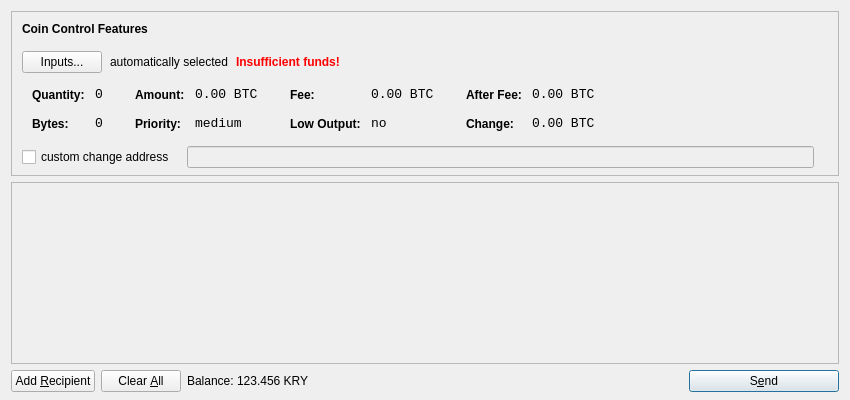
<?xml version="1.0" encoding="UTF-8"?>
<ui version="4.0">
 <class>SendCoinsDialog</class>
 <widget class="QDialog" name="SendCoinsDialog">
  <property name="geometry">
   <rect>
    <x>0</x>
    <y>0</y>
    <width>850</width>
    <height>400</height>
   </rect>
  </property>
  <property name="windowTitle">
   <string>Send Coins</string>
  </property>
  <layout class="QVBoxLayout" name="verticalLayout" stretch="0,1,0">
   <property name="bottomMargin">
    <number>8</number>
   </property>
   <item>
    <widget class="QFrame" name="frameCoinControl">
     <property name="sizePolicy">
      <sizepolicy hsizetype="Expanding" vsizetype="Expanding">
       <horstretch>0</horstretch>
       <verstretch>0</verstretch>
      </sizepolicy>
     </property>
     <property name="maximumSize">
      <size>
       <width>16777215</width>
       <height>16777215</height>
      </size>
     </property>
     <property name="frameShape">
      <enum>QFrame::StyledPanel</enum>
     </property>
     <property name="frameShadow">
      <enum>QFrame::Sunken</enum>
     </property>
     <layout class="QVBoxLayout" name="verticalLayoutCoinControl2">
      <property name="spacing">
       <number>-1</number>
      </property>
      <property name="leftMargin">
       <number>0</number>
      </property>
      <property name="topMargin">
       <number>0</number>
      </property>
      <property name="rightMargin">
       <number>0</number>
      </property>
      <property name="bottomMargin">
       <number>6</number>
      </property>
      <item>
       <layout class="QVBoxLayout" name="verticalLayoutCoinControl" stretch="0,0,0,0,1">
        <property name="spacing">
         <number>0</number>
        </property>
        <property name="leftMargin">
         <number>10</number>
        </property>
        <property name="topMargin">
         <number>10</number>
        </property>
        <item>
         <layout class="QHBoxLayout" name="horizontalLayoutCoinControl1">
          <property name="bottomMargin">
           <number>15</number>
          </property>
          <item>
           <widget class="QLabel" name="labelCoinControlFeatures">
            <property name="sizePolicy">
             <sizepolicy hsizetype="Preferred" vsizetype="Maximum">
              <horstretch>0</horstretch>
              <verstretch>0</verstretch>
             </sizepolicy>
            </property>
            <property name="font">
             <font>
              <weight>75</weight>
              <bold>true</bold>
             </font>
            </property>
            <property name="styleSheet">
             <string notr="true">font-weight:bold;</string>
            </property>
            <property name="text">
             <string>Coin Control Features</string>
            </property>
           </widget>
          </item>
         </layout>
        </item>
        <item>
         <layout class="QHBoxLayout" name="horizontalLayoutCoinControl2" stretch="0,0,0,0">
          <property name="spacing">
           <number>8</number>
          </property>
          <property name="bottomMargin">
           <number>10</number>
          </property>
          <item>
           <widget class="QPushButton" name="pushButtonCoinControl">
            <property name="styleSheet">
             <string notr="true"/>
            </property>
            <property name="text">
             <string>Inputs...</string>
            </property>
           </widget>
          </item>
          <item>
           <widget class="QLabel" name="labelCoinControlAutomaticallySelected">
            <property name="text">
             <string>automatically selected</string>
            </property>
            <property name="margin">
             <number>5</number>
            </property>
           </widget>
          </item>
          <item>
           <widget class="QLabel" name="labelCoinControlInsuffFunds">
            <property name="font">
             <font>
              <weight>75</weight>
              <bold>true</bold>
             </font>
            </property>
            <property name="styleSheet">
             <string notr="true">color:red;font-weight:bold;</string>
            </property>
            <property name="text">
             <string>Insufficient funds!</string>
            </property>
            <property name="margin">
             <number>5</number>
            </property>
           </widget>
          </item>
          <item>
           <spacer name="horizontalSpacerCoinControl">
            <property name="orientation">
             <enum>Qt::Horizontal</enum>
            </property>
            <property name="sizeHint" stdset="0">
             <size>
              <width>40</width>
              <height>1</height>
             </size>
            </property>
           </spacer>
          </item>
         </layout>
        </item>
        <item>
         <widget class="QWidget" name="widgetCoinControl" native="true">
          <property name="sizePolicy">
           <sizepolicy hsizetype="Preferred" vsizetype="Preferred">
            <horstretch>0</horstretch>
            <verstretch>0</verstretch>
           </sizepolicy>
          </property>
          <property name="minimumSize">
           <size>
            <width>0</width>
            <height>0</height>
           </size>
          </property>
          <property name="styleSheet">
           <string notr="true"/>
          </property>
          <layout class="QHBoxLayout" name="horizontalLayoutCoinControl5">
           <property name="margin">
            <number>0</number>
           </property>
           <item>
            <layout class="QHBoxLayout" name="horizontalLayoutCoinControl3" stretch="0,0,0,1">
             <property name="spacing">
              <number>20</number>
             </property>
             <property name="topMargin">
              <number>0</number>
             </property>
             <property name="bottomMargin">
              <number>10</number>
             </property>
             <item>
              <layout class="QFormLayout" name="formLayoutCoinControl1">
               <property name="horizontalSpacing">
                <number>10</number>
               </property>
               <property name="verticalSpacing">
                <number>14</number>
               </property>
               <property name="leftMargin">
                <number>10</number>
               </property>
               <property name="topMargin">
                <number>4</number>
               </property>
               <property name="rightMargin">
                <number>6</number>
               </property>
               <item row="0" column="0">
                <widget class="QLabel" name="labelCoinControlQuantityText">
                 <property name="styleSheet">
                  <string notr="true">font-weight:bold;</string>
                 </property>
                 <property name="text">
                  <string>Quantity:</string>
                 </property>
                 <property name="margin">
                  <number>0</number>
                 </property>
                </widget>
               </item>
               <item row="0" column="1">
                <widget class="QLabel" name="labelCoinControlQuantity">
                 <property name="font">
                  <font>
                   <family>Monospace</family>
                   <pointsize>10</pointsize>
                  </font>
                 </property>
                 <property name="cursor">
                  <cursorShape>IBeamCursor</cursorShape>
                 </property>
                 <property name="contextMenuPolicy">
                  <enum>Qt::ActionsContextMenu</enum>
                 </property>
                 <property name="text">
                  <string notr="true">0</string>
                 </property>
                 <property name="margin">
                  <number>0</number>
                 </property>
                 <property name="textInteractionFlags">
                  <set>Qt::LinksAccessibleByMouse|Qt::TextSelectableByKeyboard|Qt::TextSelectableByMouse</set>
                 </property>
                </widget>
               </item>
               <item row="1" column="0">
                <widget class="QLabel" name="labelCoinControlBytesText">
                 <property name="styleSheet">
                  <string notr="true">font-weight:bold;</string>
                 </property>
                 <property name="text">
                  <string>Bytes:</string>
                 </property>
                </widget>
               </item>
               <item row="1" column="1">
                <widget class="QLabel" name="labelCoinControlBytes">
                 <property name="font">
                  <font>
                   <family>Monospace</family>
                   <pointsize>10</pointsize>
                  </font>
                 </property>
                 <property name="cursor">
                  <cursorShape>IBeamCursor</cursorShape>
                 </property>
                 <property name="contextMenuPolicy">
                  <enum>Qt::ActionsContextMenu</enum>
                 </property>
                 <property name="text">
                  <string notr="true">0</string>
                 </property>
                 <property name="textInteractionFlags">
                  <set>Qt::LinksAccessibleByMouse|Qt::TextSelectableByKeyboard|Qt::TextSelectableByMouse</set>
                 </property>
                </widget>
               </item>
              </layout>
             </item>
             <item>
              <layout class="QFormLayout" name="formLayoutCoinControl2">
               <property name="horizontalSpacing">
                <number>10</number>
               </property>
               <property name="verticalSpacing">
                <number>14</number>
               </property>
               <property name="leftMargin">
                <number>6</number>
               </property>
               <property name="topMargin">
                <number>4</number>
               </property>
               <property name="rightMargin">
                <number>6</number>
               </property>
               <item row="0" column="0">
                <widget class="QLabel" name="labelCoinControlAmountText">
                 <property name="styleSheet">
                  <string notr="true">font-weight:bold;</string>
                 </property>
                 <property name="text">
                  <string>Amount:</string>
                 </property>
                 <property name="margin">
                  <number>0</number>
                 </property>
                </widget>
               </item>
               <item row="0" column="1">
                <widget class="QLabel" name="labelCoinControlAmount">
                 <property name="font">
                  <font>
                   <family>Monospace</family>
                   <pointsize>10</pointsize>
                  </font>
                 </property>
                 <property name="cursor">
                  <cursorShape>IBeamCursor</cursorShape>
                 </property>
                 <property name="contextMenuPolicy">
                  <enum>Qt::ActionsContextMenu</enum>
                 </property>
                 <property name="text">
                  <string notr="true">0.00 BTC</string>
                 </property>
                 <property name="textInteractionFlags">
                  <set>Qt::LinksAccessibleByMouse|Qt::TextSelectableByKeyboard|Qt::TextSelectableByMouse</set>
                 </property>
                </widget>
               </item>
               <item row="1" column="0">
                <widget class="QLabel" name="labelCoinControlPriorityText">
                 <property name="styleSheet">
                  <string notr="true">font-weight:bold;</string>
                 </property>
                 <property name="text">
                  <string>Priority:</string>
                 </property>
                </widget>
               </item>
               <item row="1" column="1">
                <widget class="QLabel" name="labelCoinControlPriority">
                 <property name="font">
                  <font>
                   <family>Monospace</family>
                   <pointsize>10</pointsize>
                  </font>
                 </property>
                 <property name="cursor">
                  <cursorShape>IBeamCursor</cursorShape>
                 </property>
                 <property name="contextMenuPolicy">
                  <enum>Qt::ActionsContextMenu</enum>
                 </property>
                 <property name="text">
                  <string>medium</string>
                 </property>
                 <property name="textInteractionFlags">
                  <set>Qt::LinksAccessibleByMouse|Qt::TextSelectableByKeyboard|Qt::TextSelectableByMouse</set>
                 </property>
                </widget>
               </item>
              </layout>
             </item>
             <item>
              <layout class="QFormLayout" name="formLayoutCoinControl3">
               <property name="horizontalSpacing">
                <number>10</number>
               </property>
               <property name="verticalSpacing">
                <number>14</number>
               </property>
               <property name="leftMargin">
                <number>6</number>
               </property>
               <property name="topMargin">
                <number>4</number>
               </property>
               <property name="rightMargin">
                <number>6</number>
               </property>
               <item row="0" column="0">
                <widget class="QLabel" name="labelCoinControlFeeText">
                 <property name="styleSheet">
                  <string notr="true">font-weight:bold;</string>
                 </property>
                 <property name="text">
                  <string>Fee:</string>
                 </property>
                 <property name="margin">
                  <number>0</number>
                 </property>
                </widget>
               </item>
               <item row="0" column="1">
                <widget class="QLabel" name="labelCoinControlFee">
                 <property name="font">
                  <font>
                   <family>Monospace</family>
                   <pointsize>10</pointsize>
                  </font>
                 </property>
                 <property name="cursor">
                  <cursorShape>IBeamCursor</cursorShape>
                 </property>
                 <property name="contextMenuPolicy">
                  <enum>Qt::ActionsContextMenu</enum>
                 </property>
                 <property name="text">
                  <string notr="true">0.00 BTC</string>
                 </property>
                 <property name="textInteractionFlags">
                  <set>Qt::LinksAccessibleByMouse|Qt::TextSelectableByKeyboard|Qt::TextSelectableByMouse</set>
                 </property>
                </widget>
               </item>
               <item row="1" column="0">
                <widget class="QLabel" name="labelCoinControlLowOutputText">
                 <property name="styleSheet">
                  <string notr="true">font-weight:bold;</string>
                 </property>
                 <property name="text">
                  <string>Low Output:</string>
                 </property>
                </widget>
               </item>
               <item row="1" column="1">
                <widget class="QLabel" name="labelCoinControlLowOutput">
                 <property name="font">
                  <font>
                   <family>Monospace</family>
                   <pointsize>10</pointsize>
                  </font>
                 </property>
                 <property name="cursor">
                  <cursorShape>IBeamCursor</cursorShape>
                 </property>
                 <property name="contextMenuPolicy">
                  <enum>Qt::ActionsContextMenu</enum>
                 </property>
                 <property name="text">
                  <string>no</string>
                 </property>
                 <property name="textInteractionFlags">
                  <set>Qt::LinksAccessibleByMouse|Qt::TextSelectableByKeyboard|Qt::TextSelectableByMouse</set>
                 </property>
                </widget>
               </item>
              </layout>
             </item>
             <item>
              <layout class="QFormLayout" name="formLayoutCoinControl4">
               <property name="horizontalSpacing">
                <number>10</number>
               </property>
               <property name="verticalSpacing">
                <number>14</number>
               </property>
               <property name="leftMargin">
                <number>6</number>
               </property>
               <property name="topMargin">
                <number>4</number>
               </property>
               <property name="rightMargin">
                <number>6</number>
               </property>
               <item row="0" column="0">
                <widget class="QLabel" name="labelCoinControlAfterFeeText">
                 <property name="styleSheet">
                  <string notr="true">font-weight:bold;</string>
                 </property>
                 <property name="text">
                  <string>After Fee:</string>
                 </property>
                 <property name="margin">
                  <number>0</number>
                 </property>
                </widget>
               </item>
               <item row="0" column="1">
                <widget class="QLabel" name="labelCoinControlAfterFee">
                 <property name="font">
                  <font>
                   <family>Monospace</family>
                   <pointsize>10</pointsize>
                  </font>
                 </property>
                 <property name="cursor">
                  <cursorShape>IBeamCursor</cursorShape>
                 </property>
                 <property name="contextMenuPolicy">
                  <enum>Qt::ActionsContextMenu</enum>
                 </property>
                 <property name="text">
                  <string notr="true">0.00 BTC</string>
                 </property>
                 <property name="textInteractionFlags">
                  <set>Qt::LinksAccessibleByMouse|Qt::TextSelectableByKeyboard|Qt::TextSelectableByMouse</set>
                 </property>
                </widget>
               </item>
               <item row="1" column="0">
                <widget class="QLabel" name="labelCoinControlChangeText">
                 <property name="styleSheet">
                  <string notr="true">font-weight:bold;</string>
                 </property>
                 <property name="text">
                  <string>Change:</string>
                 </property>
                </widget>
               </item>
               <item row="1" column="1">
                <widget class="QLabel" name="labelCoinControlChange">
                 <property name="font">
                  <font>
                   <family>Monospace</family>
                   <pointsize>10</pointsize>
                  </font>
                 </property>
                 <property name="cursor">
                  <cursorShape>IBeamCursor</cursorShape>
                 </property>
                 <property name="contextMenuPolicy">
                  <enum>Qt::ActionsContextMenu</enum>
                 </property>
                 <property name="text">
                  <string notr="true">0.00 BTC</string>
                 </property>
                 <property name="textInteractionFlags">
                  <set>Qt::LinksAccessibleByMouse|Qt::TextSelectableByKeyboard|Qt::TextSelectableByMouse</set>
                 </property>
                </widget>
               </item>
              </layout>
             </item>
            </layout>
           </item>
          </layout>
         </widget>
        </item>
        <item>
         <layout class="QHBoxLayout" name="horizontalLayoutCoinControl4" stretch="0,0,0">
          <property name="spacing">
           <number>12</number>
          </property>
          <property name="sizeConstraint">
           <enum>QLayout::SetDefaultConstraint</enum>
          </property>
          <property name="topMargin">
           <number>5</number>
          </property>
          <property name="rightMargin">
           <number>5</number>
          </property>
          <item>
           <widget class="QCheckBox" name="checkBoxCoinControlChange">
            <property name="text">
             <string>custom change address</string>
            </property>
           </widget>
          </item>
          <item>
           <widget class="QLineEdit" name="lineEditCoinControlChange">
            <property name="enabled">
             <bool>false</bool>
            </property>
            <property name="sizePolicy">
             <sizepolicy hsizetype="Expanding" vsizetype="Fixed">
              <horstretch>0</horstretch>
              <verstretch>0</verstretch>
             </sizepolicy>
            </property>
           </widget>
          </item>
          <item>
           <widget class="QLabel" name="labelCoinControlChangeLabel">
            <property name="sizePolicy">
             <sizepolicy hsizetype="Preferred" vsizetype="Expanding">
              <horstretch>0</horstretch>
              <verstretch>0</verstretch>
             </sizepolicy>
            </property>
            <property name="minimumSize">
             <size>
              <width>0</width>
              <height>0</height>
             </size>
            </property>
            <property name="text">
             <string/>
            </property>
            <property name="margin">
             <number>3</number>
            </property>
           </widget>
          </item>
         </layout>
        </item>
        <item>
         <spacer name="verticalSpacerCoinControl">
          <property name="orientation">
           <enum>Qt::Vertical</enum>
          </property>
          <property name="sizeHint" stdset="0">
           <size>
            <width>800</width>
            <height>1</height>
           </size>
          </property>
         </spacer>
        </item>
       </layout>
      </item>
     </layout>
    </widget>
   </item>
   <item>
    <widget class="QScrollArea" name="scrollArea">
     <property name="widgetResizable">
      <bool>true</bool>
     </property>
     <widget class="QWidget" name="scrollAreaWidgetContents">
      <property name="geometry">
       <rect>
        <x>0</x>
        <y>0</y>
        <width>830</width>
        <height>165</height>
       </rect>
      </property>
      <layout class="QVBoxLayout" name="verticalLayout_2">
       <property name="margin">
        <number>0</number>
       </property>
       <item>
        <layout class="QVBoxLayout" name="entries">
         <property name="spacing">
          <number>6</number>
         </property>
        </layout>
       </item>
       <item>
        <spacer name="verticalSpacer">
         <property name="orientation">
          <enum>Qt::Vertical</enum>
         </property>
         <property name="sizeHint" stdset="0">
          <size>
           <width>20</width>
           <height>40</height>
          </size>
         </property>
        </spacer>
       </item>
      </layout>
     </widget>
    </widget>
   </item>
   <item>
    <layout class="QHBoxLayout" name="horizontalLayout">
     <item>
      <widget class="QPushButton" name="addButton">
       <property name="toolTip">
        <string>Send to multiple recipients at once</string>
       </property>
       <property name="text">
        <string>Add &amp;Recipient</string>
       </property>
       <property name="icon">
        <iconset resource="../bitcoin.qrc">
         <normaloff>:/icons/add</normaloff>:/icons/add</iconset>
       </property>
       <property name="autoDefault">
        <bool>false</bool>
       </property>
      </widget>
     </item>
     <item>
      <widget class="QPushButton" name="clearButton">
       <property name="sizePolicy">
        <sizepolicy hsizetype="Minimum" vsizetype="Fixed">
         <horstretch>0</horstretch>
         <verstretch>0</verstretch>
        </sizepolicy>
       </property>
       <property name="toolTip">
        <string>Remove all transaction fields</string>
       </property>
       <property name="text">
        <string>Clear &amp;All</string>
       </property>
       <property name="icon">
        <iconset resource="../bitcoin.qrc">
         <normaloff>:/icons/remove</normaloff>:/icons/remove</iconset>
       </property>
       <property name="autoRepeatDelay">
        <number>300</number>
       </property>
       <property name="autoDefault">
        <bool>false</bool>
       </property>
      </widget>
     </item>
     <item>
      <layout class="QHBoxLayout" name="horizontalLayout_2">
       <property name="spacing">
        <number>3</number>
       </property>
       <item>
        <widget class="QLabel" name="label">
         <property name="text">
          <string>Balance:</string>
         </property>
        </widget>
       </item>
       <item>
        <widget class="QLabel" name="labelBalance">
         <property name="cursor">
          <cursorShape>IBeamCursor</cursorShape>
         </property>
         <property name="text">
          <string>123.456 KRY</string>
         </property>
         <property name="textInteractionFlags">
          <set>Qt::LinksAccessibleByMouse|Qt::TextSelectableByKeyboard|Qt::TextSelectableByMouse</set>
         </property>
        </widget>
       </item>
      </layout>
     </item>
     <item>
      <spacer name="horizontalSpacer">
       <property name="orientation">
        <enum>Qt::Horizontal</enum>
       </property>
       <property name="sizeHint" stdset="0">
        <size>
         <width>40</width>
         <height>20</height>
        </size>
       </property>
      </spacer>
     </item>
     <item>
      <widget class="QPushButton" name="sendButton">
       <property name="minimumSize">
        <size>
         <width>150</width>
         <height>0</height>
        </size>
       </property>
       <property name="toolTip">
        <string>Confirm the send action</string>
       </property>
       <property name="text">
        <string>S&amp;end</string>
       </property>
       <property name="icon">
        <iconset resource="../bitcoin.qrc">
         <normaloff>:/icons/send</normaloff>:/icons/send</iconset>
       </property>
       <property name="default">
        <bool>true</bool>
       </property>
      </widget>
     </item>
    </layout>
   </item>
  </layout>
 </widget>
 <resources>
  <include location="../bitcoin.qrc"/>
 </resources>
 <connections/>
</ui>
